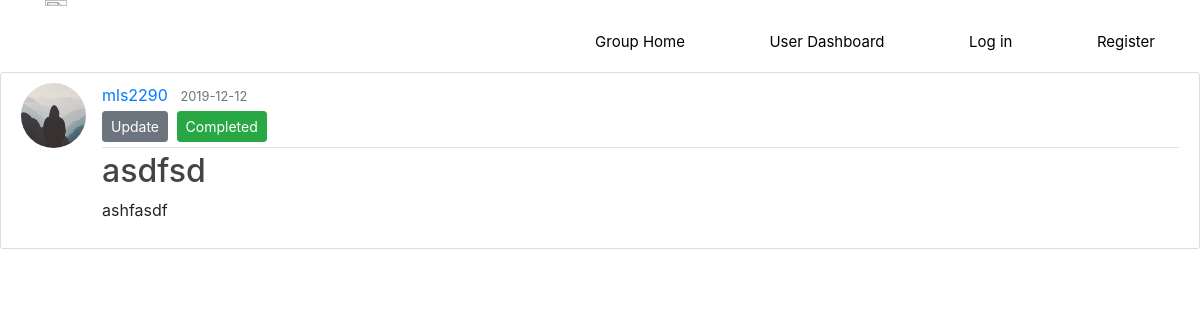
/post/1, run on the app's committed database.
### server/models.py (models this page shows, shortened)
class User(db.Model, UserMixin):
	id=db.Column(db.Integer, primary_key=True)
	username=db.Column(db.String(20), unique=True, nullable=False)
	email=db.Column(db.String(120), unique=True, nullable=False)
	image_file=db.Column(db.String(20), nullable=False, default='default.jpg')
	password=db.Column(db.String(60), nullable=False)
	post = db.relationship('Post', backref='author', lazy=True)
	exercise = db.relationship('Exercise', backref='author', lazy=True)
	tempo = db.relationship('Tempo', backref='author', lazy=True)
	pitch = db.relationship('Pitch', backref='author', lazy=True)

class Post(db.Model):
	id=db.Column(db.Integer, primary_key=True)
	title=db.Column(db.String(100), nullable=False)
	date_posted=db.Column(db.DateTime, nullable=False, default=datetime.utcnow)
	content=db.Column(db.Text, nullable=False)
	content2=db.Column(db.Text, nullable=False)
	user_id=db.Column(db.Integer, db.ForeignKey('user.id'), nullable=False)

### server/routes.py (the view)
@app.route('/post/<int:post_id>')
def post(post_id):
	post=Post.query.get_or_404(post_id)
	return render_template('post.html', tilte=post.title, post=post)

### server/templates/post.html (shortened to what this page needs)
{% extends "layout.html" %}
{% block content %}
  <article class="media content-section">
    <img class=" rounded-circle article-img" src="{{ url_for('static',  filename='profile_pic/' + post.author.image_file) }}">
    <div class="media-body">
      <div class="article-metadata">
        <a class="mr-2" href="{{ url_for('user_posts', username=post.author.username) }}">{{ post.author.username }}</a>
        <small class="text-muted">{{ post.date_posted.strftime('%Y-%m-%d') }}</small>
        <div>
          <a class="btn btn-secondary btn-sm mt-1 mb-1" href="{{ url_for('update_post', post_id=post.id) }}">Update</a>
          <button type="button" class="btn btn-success btn-sm m-1" data-toggle="modal" data-target="#deleteModal"> Completed</button>
        </div>
      </div>
      <h2 class="article-title">{{ post.title }}</h2>
      <p class="article-content">{{ post.content }}</p>
    </div>
  </article>
{% endblock content %}

### server/static/main.css (style rules this page uses)
body { background: #fafafa; color: #333333; margin-top: 5rem; }
h1, h2, h3, h4, h5, h6 { color: #444444; }
.content-section { background: #ffffff; padding: 10px 20px; border: 1px solid #dddddd; border-radius: 3px; margin-bottom: 20px; }
.article-title { color: #444444; }
.article-content { white-space: pre-line; }
.article-img { height: 65px; width: 65px; margin-right: 16px; }
.article-metadata { padding-bottom: 1px; margin-bottom: 4px; border-bottom: 1px solid #e3e3e3 }

### data on the page
User: image_file (placeholder picture), author.username "mls2290"
Post: date_posted "2019-12-12", title "asdfsd", content "ashfasdf"
